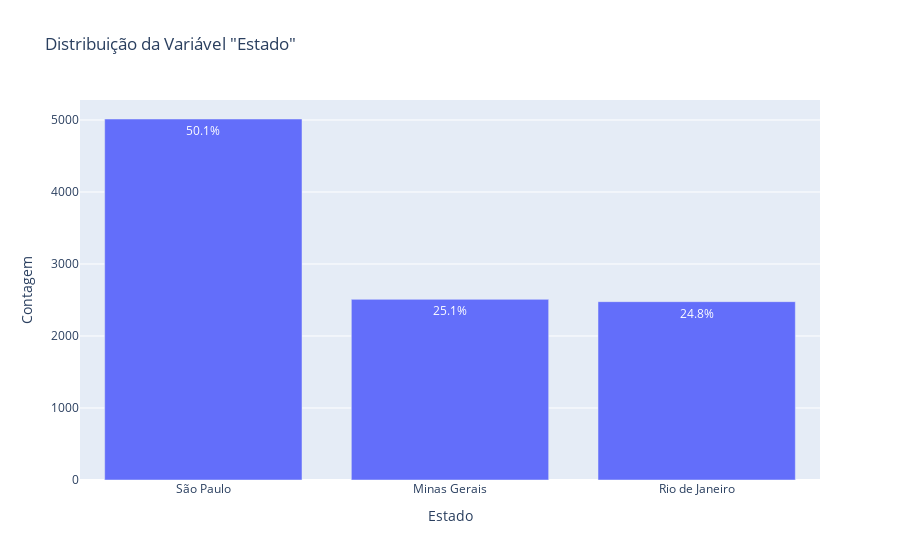
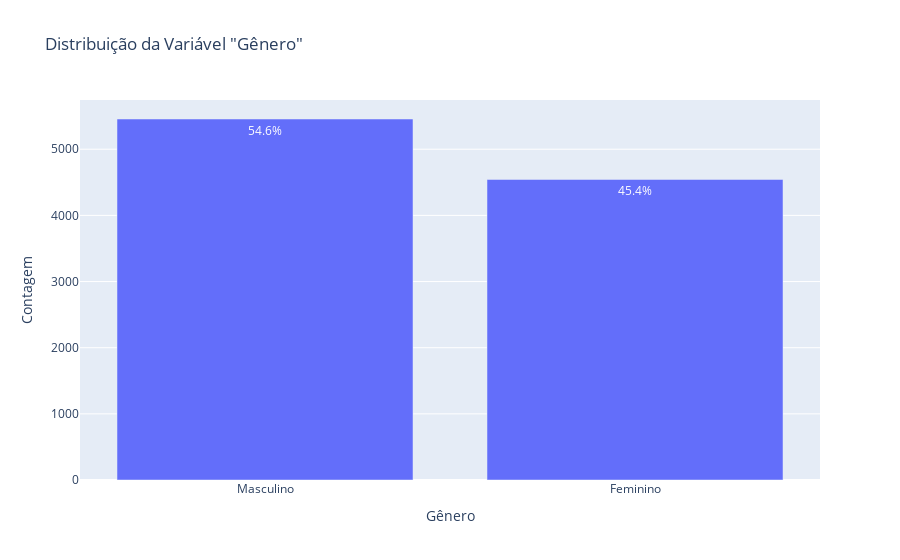
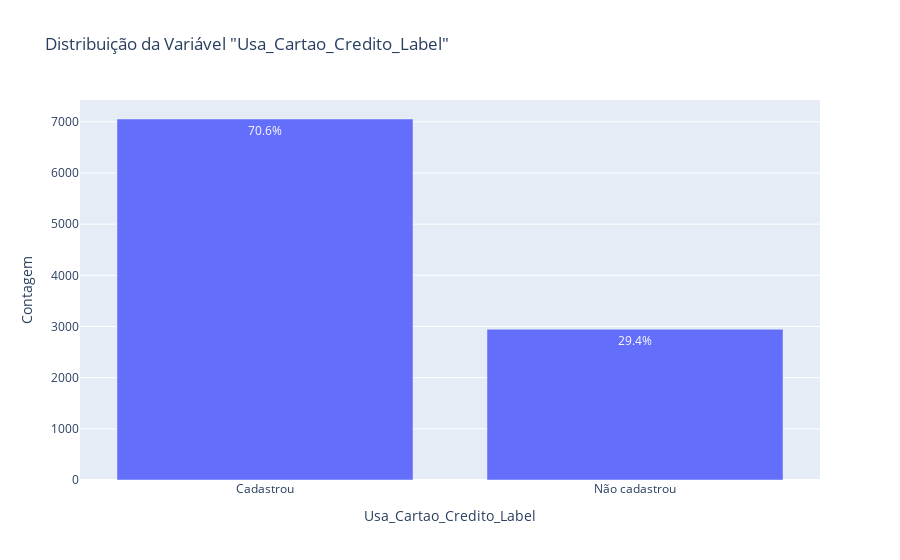
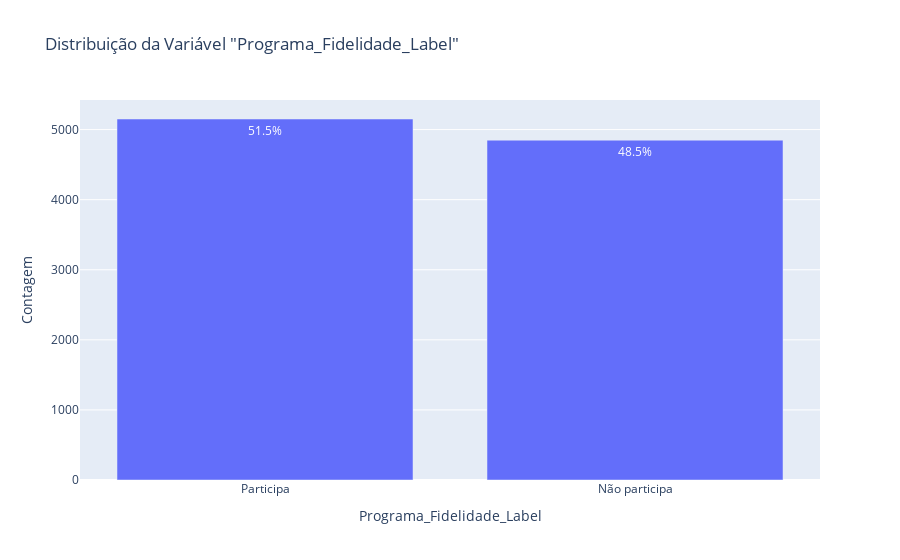

The code cell stored with these charts, in order, in its notebook:
### Code cell
# Lista das variáveis categóricas de interesse
variaveis_categoricas = [
    "Estado",
    "Gênero",
    "Usa_Cartao_Credito_Label",
    "Programa_Fidelidade_Label",
]

# Loop para criar a tabela de frequência e o gráfico de barras para cada variável
for var in variaveis_categoricas:
    print(f"\n---------- Análise da Variável: '{var}' ----------")

    # 1. Tabela de Frequência
    tabela_frequencia = df[var].value_counts().reset_index()
    tabela_frequencia.columns = [var, "Contagem"]
    tabela_frequencia["Porcentagem (%)"] = (
        tabela_frequencia["Contagem"] / len(df) * 100
    ).round(1)

    print("Tabela de Frequência:")
    display(tabela_frequencia)

    # 2. Gráfico de Barras
    fig = px.bar(
        tabela_frequencia,
        x=var,
        y="Contagem",
        text=tabela_frequencia["Porcentagem (%)"].apply(lambda x: f"{x}%"),
        title=f'Distribuição da Variável "{var}"',
    )

    fig.show()

### Figure 1 — Plotly figure (JSON) as saved in the notebook; plotly's stock layout.template omitted (floating-point values rounded to 4 significant figures)
{"data": [{"hovertemplate": "Estado=%{x}<br>Contagem=%{y}<br>text=%{text}<extra></extra>", "legendgroup": "", "marker": {"color": "#636efa", "pattern": {"shape": ""}}, "name": "", "orientation": "v", "showlegend": false, "text": ["50.1%", "25.1%", "24.8%"], "textposition": "auto", "type": "bar", "x": ["São Paulo", "Minas Gerais", "Rio de Janeiro"], "xaxis": "x", "y": [5014, 2509, 2477], "yaxis": "y"}], "layout": {"barmode": "relative", "legend": {"tracegroupgap": 0}, "title": {"text": "Distribuição da Variável \"Estado\""}, "xaxis": {"anchor": "y", "domain": [0, 1], "title": {"text": "Estado"}}, "yaxis": {"anchor": "x", "domain": [0, 1], "title": {"text": "Contagem"}}}}

### Figure 2 — Plotly figure (JSON) as saved in the notebook; plotly's stock layout.template omitted (floating-point values rounded to 4 significant figures)
{"data": [{"hovertemplate": "Gênero=%{x}<br>Contagem=%{y}<br>text=%{text}<extra></extra>", "legendgroup": "", "marker": {"color": "#636efa", "pattern": {"shape": ""}}, "name": "", "orientation": "v", "showlegend": false, "text": ["54.6%", "45.4%"], "textposition": "auto", "type": "bar", "x": ["Masculino", "Feminino"], "xaxis": "x", "y": [5457, 4543], "yaxis": "y"}], "layout": {"barmode": "relative", "legend": {"tracegroupgap": 0}, "title": {"text": "Distribuição da Variável \"Gênero\""}, "xaxis": {"anchor": "y", "domain": [0, 1], "title": {"text": "Gênero"}}, "yaxis": {"anchor": "x", "domain": [0, 1], "title": {"text": "Contagem"}}}}

### Figure 3 — Plotly figure (JSON) as saved in the notebook; plotly's stock layout.template omitted (floating-point values rounded to 4 significant figures)
{"data": [{"hovertemplate": "Usa_Cartao_Credito_Label=%{x}<br>Contagem=%{y}<br>text=%{text}<extra></extra>", "legendgroup": "", "marker": {"color": "#636efa", "pattern": {"shape": ""}}, "name": "", "orientation": "v", "showlegend": false, "text": ["70.6%", "29.4%"], "textposition": "auto", "type": "bar", "x": ["Cadastrou", "Não cadastrou"], "xaxis": "x", "y": [7055, 2945], "yaxis": "y"}], "layout": {"barmode": "relative", "legend": {"tracegroupgap": 0}, "title": {"text": "Distribuição da Variável \"Usa_Cartao_Credito_Label\""}, "xaxis": {"anchor": "y", "domain": [0, 1], "title": {"text": "Usa_Cartao_Credito_Label"}}, "yaxis": {"anchor": "x", "domain": [0, 1], "title": {"text": "Contagem"}}}}

### Figure 4 — Plotly figure (JSON) as saved in the notebook; plotly's stock layout.template omitted (floating-point values rounded to 4 significant figures)
{"data": [{"hovertemplate": "Programa_Fidelidade_Label=%{x}<br>Contagem=%{y}<br>text=%{text}<extra></extra>", "legendgroup": "", "marker": {"color": "#636efa", "pattern": {"shape": ""}}, "name": "", "orientation": "v", "showlegend": false, "text": ["51.5%", "48.5%"], "textposition": "auto", "type": "bar", "x": ["Participa", "Não participa"], "xaxis": "x", "y": [5151, 4849], "yaxis": "y"}], "layout": {"barmode": "relative", "legend": {"tracegroupgap": 0}, "title": {"text": "Distribuição da Variável \"Programa_Fidelidade_Label\""}, "xaxis": {"anchor": "y", "domain": [0, 1], "title": {"text": "Programa_Fidelidade_Label"}}, "yaxis": {"anchor": "x", "domain": [0, 1], "title": {"text": "Contagem"}}}}
